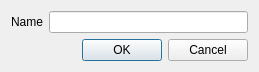
<?xml version="1.0" encoding="UTF-8"?>
<ui version="4.0">
 <class>StringInputDialog</class>
 <widget class="QDialog" name="StringInputDialog">
  <property name="geometry">
   <rect>
    <x>0</x>
    <y>0</y>
    <width>259</width>
    <height>67</height>
   </rect>
  </property>
  <property name="windowTitle">
   <string>Dialog</string>
  </property>
  <layout class="QFormLayout" name="formLayout">
   <item row="0" column="0">
    <widget class="QLabel" name="label">
     <property name="text">
      <string>Name</string>
     </property>
    </widget>
   </item>
   <item row="0" column="1">
    <widget class="QLineEdit" name="editBox"/>
   </item>
   <item row="1" column="0" colspan="2">
    <widget class="QDialogButtonBox" name="buttonBox">
     <property name="orientation">
      <enum>Qt::Horizontal</enum>
     </property>
     <property name="standardButtons">
      <set>QDialogButtonBox::Cancel|QDialogButtonBox::Ok</set>
     </property>
    </widget>
   </item>
  </layout>
 </widget>
 <resources/>
 <connections>
  <connection>
   <sender>buttonBox</sender>
   <signal>accepted()</signal>
   <receiver>StringInputDialog</receiver>
   <slot>accept()</slot>
   <hints>
    <hint type="sourcelabel">
     <x>248</x>
     <y>254</y>
    </hint>
    <hint type="destinationlabel">
     <x>157</x>
     <y>274</y>
    </hint>
   </hints>
  </connection>
  <connection>
   <sender>buttonBox</sender>
   <signal>rejected()</signal>
   <receiver>StringInputDialog</receiver>
   <slot>reject()</slot>
   <hints>
    <hint type="sourcelabel">
     <x>316</x>
     <y>260</y>
    </hint>
    <hint type="destinationlabel">
     <x>286</x>
     <y>274</y>
    </hint>
   </hints>
  </connection>
 </connections>
</ui>
